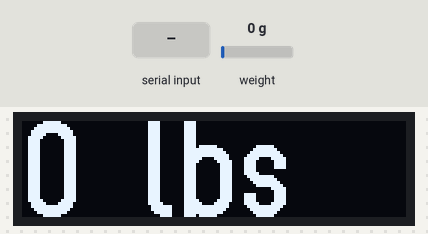
A sketch run on a simulated ESP8266 (NodeMCU). Parts: 128×32 one-colour display. The inputs (shaded band) are chosen by the test bench; at power-on: weight on the scale 0 g. What the sketch prints to the serial monitor is not drawn.

Above: at 3.6 s.
3.7 s: weight on the scale set to 1250 g
At 4.4 s:
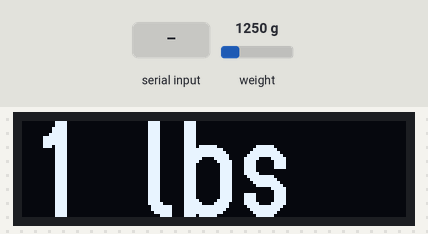
5.2 s: weight on the scale set to 2500 g
At 5.7 s:
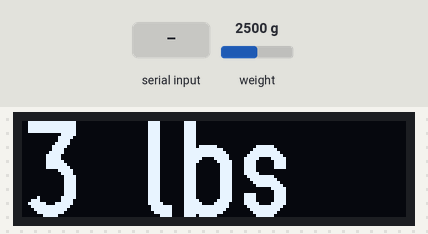
6.7 s: "t" received over Serial
8.2 s: weight on the scale set to 100 g
At 10.8 s:
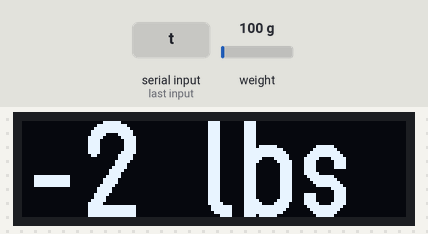
Timing chart, 0 to 12.2 s (numbered marks = the images above; inputs shaded):
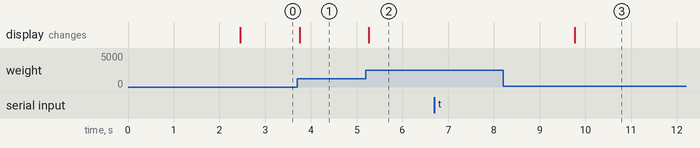

Measured:
- after the input at 3.7 s, the display: changes after 0.06 s (image 1)
- after the input at 5.2 s, the display: changes after 0.06 s (image 2)
- after the input at 6.7 s, every drawn part: stays the same
- after the input at 8.2 s, the display: changes after 1.6 s (image 3)

The sketch:

grip_strength_reader_final_code.ino
```cpp
#include <Arduino.h>
#include <U8g2lib.h>
#include <SPI.h>
#include <Wire.h>


#include <HX711_ADC.h>
#if defined(ESP8266)|| defined(ESP32) || defined(AVR)
#include <EEPROM.h>
#endif

//pins:
const int HX711_dout = 4; //mcu > HX711 dout pin
const int HX711_sck = 5; //mcu > HX711 sck pin

//HX711 constructor:
HX711_ADC LoadCell(HX711_dout, HX711_sck);

const int calVal_eepromAdress = 0;
unsigned long t = 0;


 float highestReading = 0;

 int waitTime = 3000;


U8G2_SSD1306_128X32_UNIVISION_F_HW_I2C u8g2 (U8G2_R0);


void setup() {

u8g2.begin();

  Serial.begin(57600); delay(10);
  Serial.println();
  Serial.println("Starting...");


  LoadCell.begin();
  //LoadCell.setReverseOutput(); //uncomment to turn a negative output value to positive
  float calibrationValue; // calibration value (see example file "Calibration.ino")
  calibrationValue = -8768.42; // uncomment this if you want to set the calibration value in the sketch
#if defined(ESP8266)|| defined(ESP32)
  //EEPROM.begin(512); // uncomment this if you use ESP8266/ESP32 and want to fetch the calibration value from eeprom
#endif
  //EEPROM.get(calVal_eepromAdress, calibrationValue); // uncomment this if you want to fetch the calibration value from eeprom

  unsigned long stabilizingtime = 2000; // preciscion right after power-up can be improved by adding a few seconds of stabilizing time
  boolean _tare = true; //set this to false if you don't want tare to be performed in the next step
  LoadCell.start(stabilizingtime, _tare);
  if (LoadCell.getTareTimeoutFlag()) {
    Serial.println("Timeout, check MCU>HX711 wiring and pin designations");
    while (1);
  }
  else {
    LoadCell.setCalFactor(calibrationValue); // set calibration value (float)
    Serial.println("Startup is complete");
  }
}

void loop() {
  static boolean newDataReady = 0;
  const int serialPrintInterval = 0; //increase value to slow down serial print activity

  // check for new data/start next conversion:
  if (LoadCell.update()) newDataReady = true;

  // get smoothed value from the dataset:
  if (newDataReady) {
    if (millis() > t + serialPrintInterval) {
      float i = round(LoadCell.getData() * 10.0) / 10.0;

      newDataReady = 0;
      t = millis();


  if (i > highestReading){
         highestReading = i;
       }


 if (i < highestReading){

static unsigned long startTime = millis();
unsigned long currentTime = millis();
// timer if statement
if (currentTime - startTime > waitTime){

 highestReading = i;
// reset the timer
  startTime = millis();


}


       }


       String weight = String(highestReading, 0) + " lbs"; // Read the value from the Serial Monitor and store it in the variable


   u8g2.clearBuffer();					// clear the internal memory
  u8g2.setFont(u8g2_font_logisoso32_tr);	// choose a suitable font
  u8g2.drawStr(0,32, weight.c_str());	// write something to the internal memory
  u8g2.sendBuffer();

Serial.println(highestReading);

    }
  }

  // receive command from serial terminal, send 't' to initiate tare operation:
  if (Serial.available() > 0) {
    char inByte = Serial.read();
    if (inByte == 't') LoadCell.tareNoDelay();
  }

  // check if last tare operation is complete:
  if (LoadCell.getTareStatus() == true) {
    Serial.println("Tare complete");
  }


}
```
